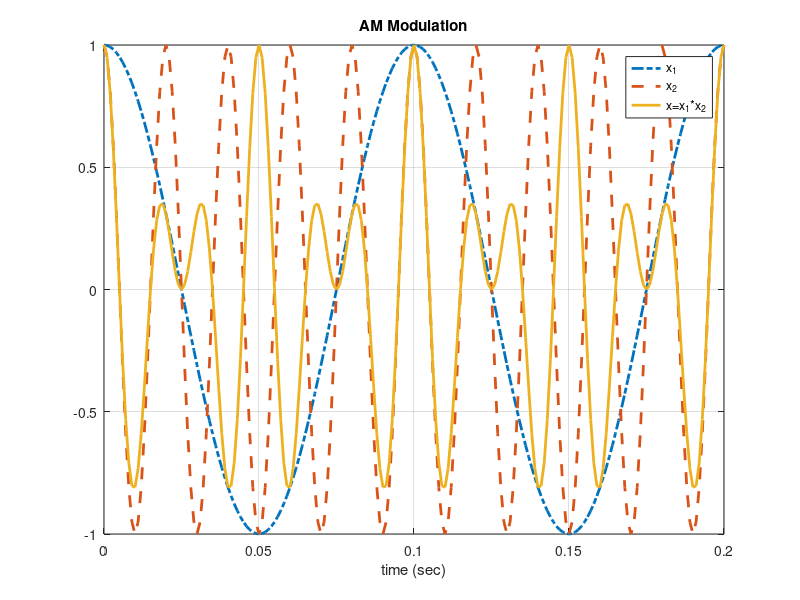

Write MATLAB code to recreate this figure.
clc; clear; close all
% Example on Amplitude Modulation

t = 0: 0.001: 0.2;
f_delta = 10; x_1 = cos(2*pi*f_delta*t);
f_c = 50; x_2 = cos(2*pi*f_c*t);
X = x_1.*x_2;
plot(t,x_1,'-.','LineWidth',2); hold on; plot(t,x_2,'--','LineWidth',2); plot(t,X,'LineWidth',2); 
legend('x_1','x_2','x=x_1*x_2'); grid; title('AM Modulation'); xlabel('time (sec)')